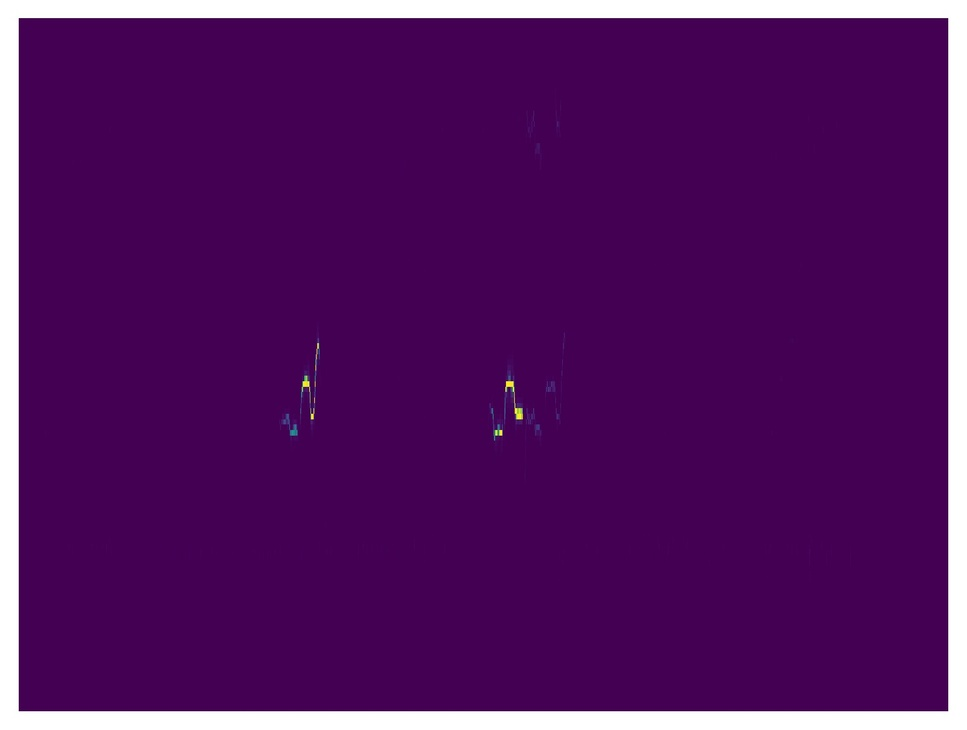
#> input picture vox/17. Rubblebucket - Carousel Ride-vox.jpg, 967 x 730 px, shrunk from 1548 x 1168 before the run, found by its file name; its folder holds only this picture in this run
$ python mask_maker.py   (older library calls are emulated)
#> lines starting #> are read from the running program, lines starting #| are printed output that depends on the picture; after the words box and inside, x2 and y2 are one past the last pixel; in counts of white or black regions, pixels touching at a corner belong together
import cv2
'''
im_gray = cv2.imread('love-me-do-vox.jpg', cv2.CV_LOAD_IMAGE_GRAYSCALE)
(thresh, im_bw) = cv2.threshold(im_gray, 128, 255, cv2.THRESH_BINARY | cv2.THRESH_OTSU)
thresh = 127
im_binary = cv2.threshold(im_gray, thresh, 255, cv2.THRESH_BINARY)
cv2.imwrite('binary_image.jpg', im_bw)
'''

from PIL import Image
import numpy as np
import os

curr_dir = os.getcwd()
vox_dir = curr_dir + '\\vox\\'
mask_dir = curr_dir + '\\masks\\'
print("vox is ?", vox_dir)
it = 1

for possible_masks in os.listdir(vox_dir):
    print("on " + str(it) + " of " + str(len(vox_dir) +1))
    it = it +1

    working_dir = vox_dir + possible_masks
    #print("WORKING DIR IS ", working_dir)
    vox_name = '\\' + working_dir[working_dir.rindex('\\'):]
    vox_name = vox_name.replace("\\","")
    #print("getting", vox_name)
    col = Image.open(working_dir) #read image
#> col is the input picture: PIL image 967x730 RGB; mean R, G, B 84.3, 22.5, 97.9
    gray = col.convert('L')  #conversion to gray scale
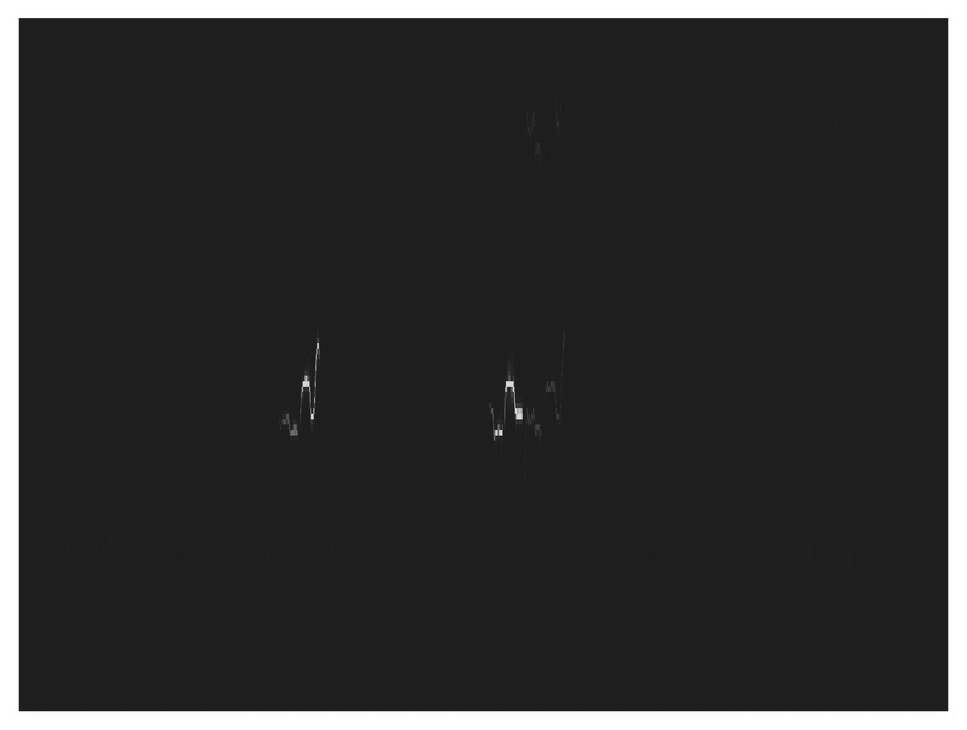
#> gray: PIL image 967x730 L; min 15, max 255, mean 49.7
    bw = gray.point(lambda x: 0 if x<50 else 255, '1')  #binarization
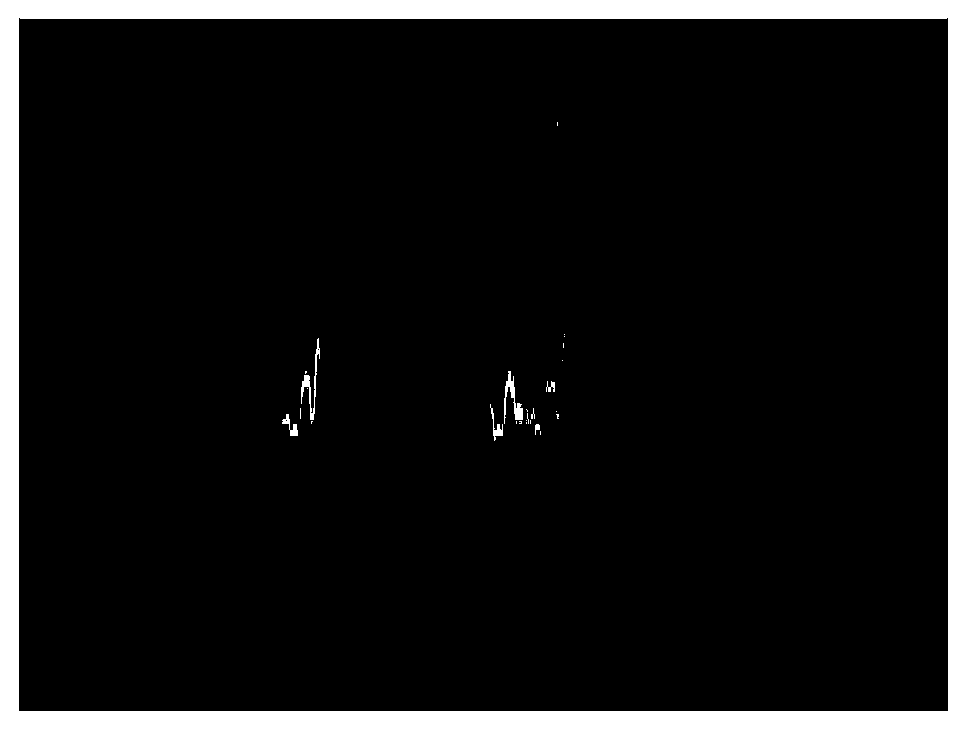
#> bw: PIL image 967x730 1; 9.1% white; 27 white regions (19 under 20 px), largest, box (x1, y1, x2, y2) and area: (0, 0, 967, 730) 63040, (301, 338, 320, 420) 341, (504, 371, 523, 424) 339
    bw.save(mask_dir + vox_name + "-mask.jpg") #save it

$ run again, on vox/Actions_OneMinuteSmile-vox.jpg
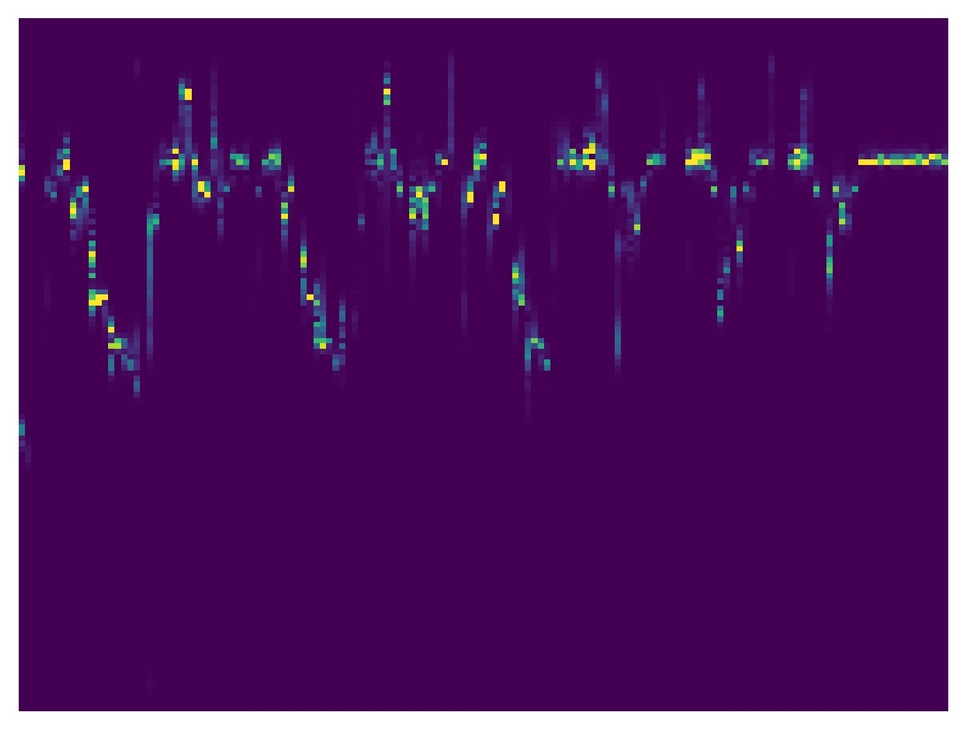
#> input picture vox/Actions_OneMinuteSmile-vox.jpg, 967 x 730 px, shrunk from 1548 x 1168 before the run, found by its file name
#> col is the input picture: PIL image 967x730 RGB; mean R, G, B 84.7, 26.4, 99.8
#> `gray = col.convert('L')`:
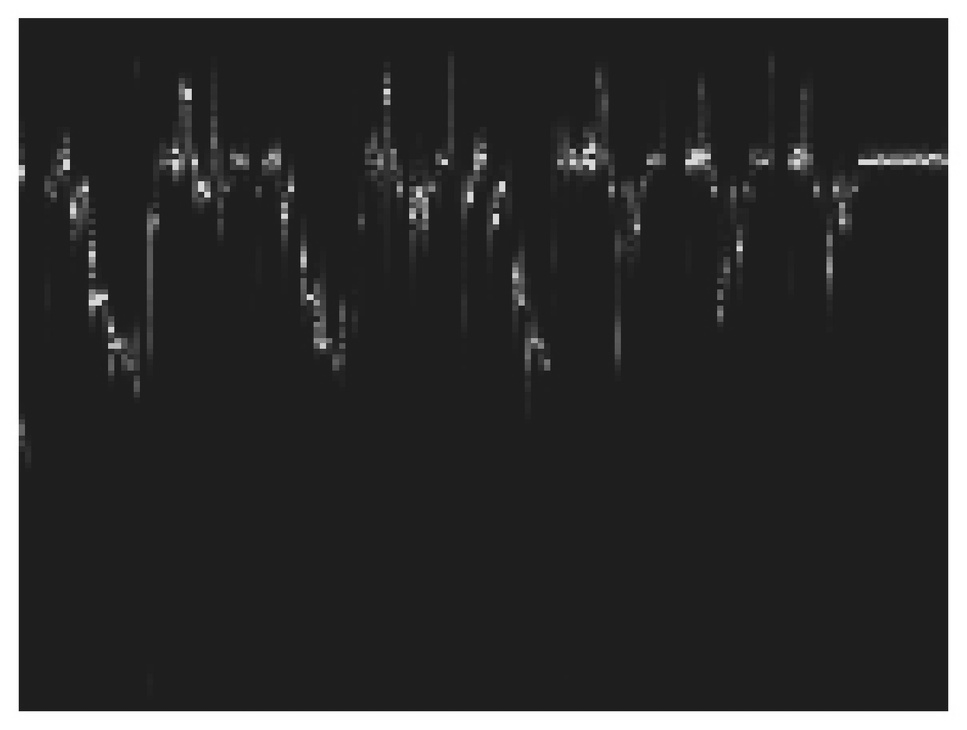
#> gray: PIL image 967x730 L; min 13, max 255, mean 52.3
#> `bw = gray.point(lambda x: 0 if x<50 else 255, '1')`:
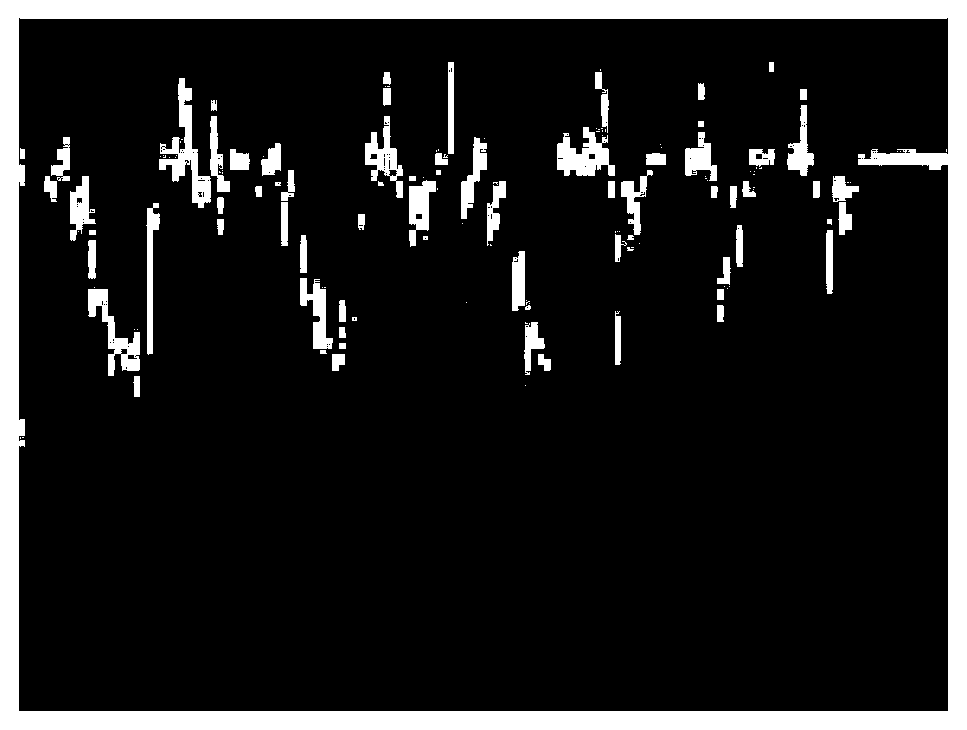
#> bw: PIL image 967x730 1; 12.8% white; 144 white regions (73 under 20 px), largest, box (x1, y1, x2, y2) and area: (0, 0, 967, 730) 64458, (159, 78, 211, 208) 2106, (557, 127, 615, 176) 1629

$ run again, on vox/40. Kung Fu - Joy ride-vox.jpg
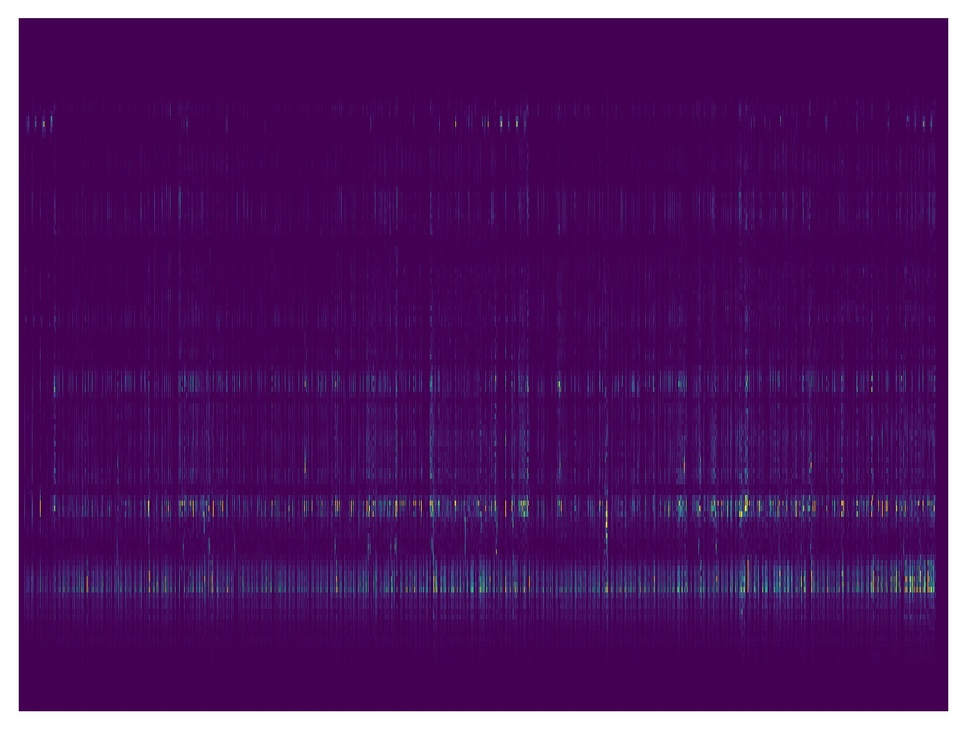
#> input picture vox/40. Kung Fu - Joy ride-vox.jpg, 967 x 730 px, shrunk from 1548 x 1168 before the run, found by its file name
#> col is the input picture: PIL image 967x730 RGB; mean R, G, B 84.4, 28.7, 102.8
#> `gray = col.convert('L')`:
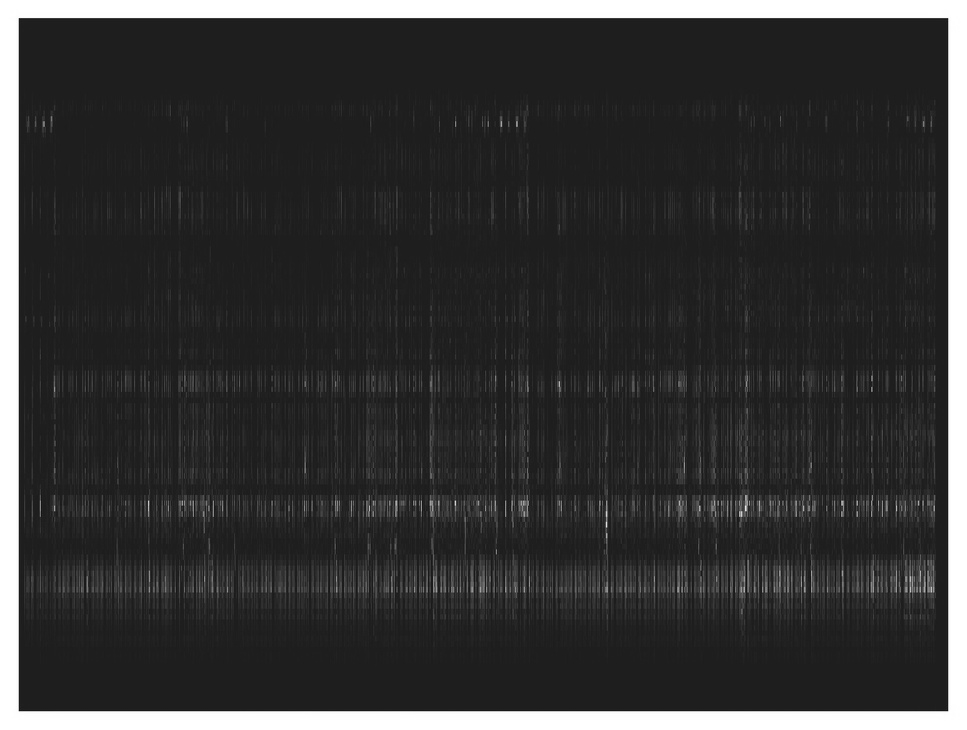
#> gray: PIL image 967x730 L; min 14, max 255, mean 53.9
#> `bw = gray.point(lambda x: 0 if x<50 else 255, '1')`:
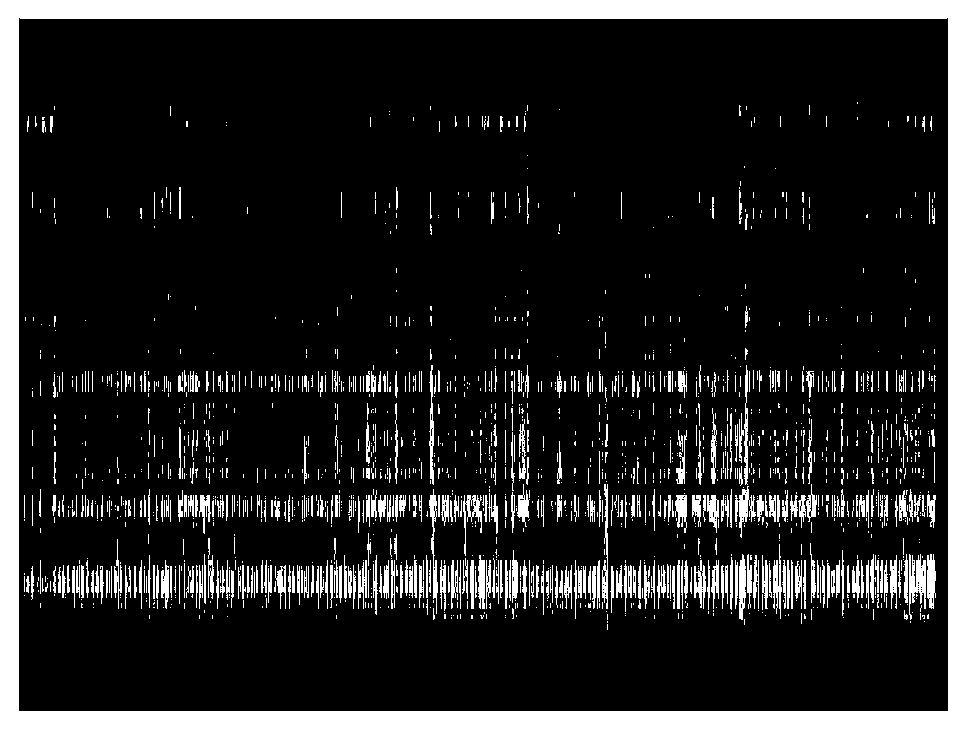
#> bw: PIL image 967x730 1; 15% white; 1852 white regions (1388 under 20 px), largest, box (x1, y1, x2, y2) and area: (0, 0, 967, 730) 63040, (909, 554, 926, 620) 630, (735, 486, 756, 538) 446
